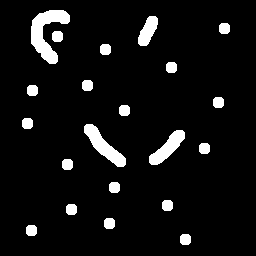
#> input picture TestImages/TestImages/particles.png, 256 x 256 px, found by its file name
$ python exercise_s1b.py
#> lines starting #> are read from the running program, lines starting #| are printed output that depends on the picture; after the words box and inside, x2 and y2 are one past the last pixel; in counts of white or black regions, pixels touching at a corner belong together
import cv2
import numpy as np
import matplotlib.pyplot as plt

# [46 lines left out: function blend_images, not called in this run]

# 区域生长算法 - 扫描整个图像并标记不同区域
def region_growing(image_path, threshold=10, connectivity=4):
#> called with image_path = 'TestImages\\TestImages\\particles.png', threshold = 15, connectivity = 8
    image = cv2.imread(image_path, cv2.IMREAD_GRAYSCALE)
#> image: shape (256, 256); 6.7% white; 21 white regions, largest, box (x1, y1, x2, y2) and area: (31, 10, 70, 64) 980, (84, 124, 126, 167) 667, (149, 130, 185, 165) 543
    if image is None:
        raise ValueError("无法读取输入图像，请检查路径")

    h, w = image.shape
#> h = 256; w = 256
    segmented = np.zeros((h, w), dtype=np.int32)
    region_count = 0  # 记录区域数量
    colors = []  # 存储每个区域的颜色

    # 连接方式
    if connectivity == 4:
        neighbors = [(-1, 0), (1, 0), (0, -1), (0, 1)]
    elif connectivity == 8:
        neighbors = [(-1, 0), (1, 0), (0, -1), (0, 1), (-1, -1), (-1, 1), (1, -1), (1, 1)]
    else:
        raise ValueError("connectivity 只能是 4 或 8")

    # 逐像素扫描图像，寻找未标记的区域
    for y in range(h):
        for x in range(w):
            if segmented[y, x] == 0:  # 未标记的像素
                region_count += 1
                seed_value = image[y, x]
                queue = [(x, y)]
                segmented[y, x] = region_count
                region_color = np.random.randint(0, 255, (3,)).tolist()  # 生成随机颜色
                colors.append(region_color)

                while queue:
                    sx, sy = queue.pop(0)
                    for dx, dy in neighbors:
                        nx, ny = sx + dx, sy + dy
                        if 0 <= nx < w and 0 <= ny < h and segmented[ny, nx] == 0:
                            if abs(int(image[ny, nx]) - int(seed_value)) <= threshold:
                                segmented[ny, nx] = region_count
                                queue.append((nx, ny))
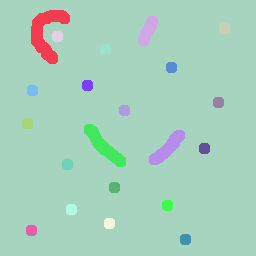
#> segmented: shape (256, 256) int32; 22 distinct labels, from 1 to 22; one colour per label, 0 black
#> after the loop, colors = 22 items, first 6: [172, 47, 117], [192, 67, 251], [195, 103, 9], [211, 21, 242], [36, 87, 70], [216, 88, 140]; region_count = 22

    # 生成彩色分割图
    segmented_color = np.zeros((h, w, 3), dtype=np.uint8)
    for y in range(h):
        for x in range(w):
            if segmented[y, x] > 0:
                segmented_color[y, x] = colors[segmented[y, x] - 1]
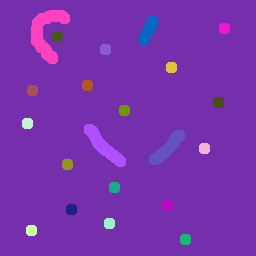
#> segmented_color: shape (256, 256, 3); mean of channels 0, 1, 2 172, 50.6, 119.6; drawn as B, G, R

    plt.figure(figsize=(8, 4))
    plt.subplot(1, 2, 1), plt.imshow(image, cmap='gray'), plt.title('Original Image')
    plt.subplot(1, 2, 2), plt.imshow(segmented_color), plt.title(f'Region Growing Result ({region_count} Regions)')
    plt.show()
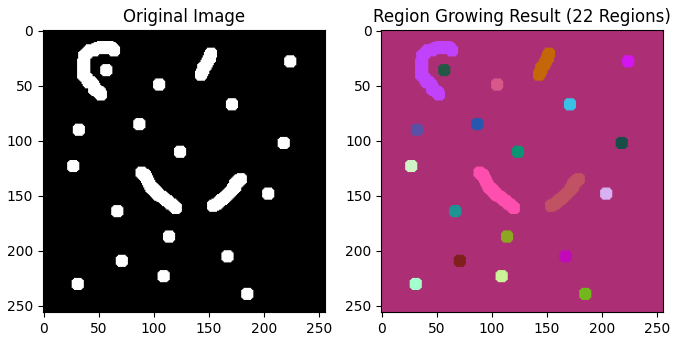
#> figure drawn by matplotlib, 2 panels

    return segmented_color

# 示例调用
region_growing("TestImages\TestImages\particles.png", threshold=15, connectivity=8)
